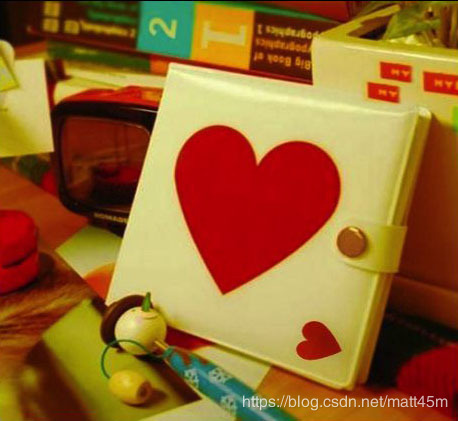
//> input picture IO_image/1.jpeg, 458 x 421 px
$ ./main ../IO_image/1.jpeg   (built with g++ and OpenCV 4)
//> lines starting //> are read from the running program, lines starting //| are printed output that depends on the picture
/**
 * @file main.cpp
 * @author ssm
 * @brief code uses Sobel or Scharr functions for edge detection
 * @version 0.1
 * @date 2021-01-04
 *
 * @copyright Copyright (c) 2021
 *
 */

#include <opencv2/imgproc/imgproc.hpp>
#include <opencv2/imgcodecs/imgcodecs.hpp>
#include <opencv2/highgui/highgui.hpp>
#include <iostream>

using namespace std;
using namespace cv;

int main(int argc, char **argv)
{
    cv::CommandLineParser parser(argc, argv,
                                 "{@input    |lena.jpg|input image}"
                                 "{ksize     k|1|ksize (hit 'K' to increase its value at run time)}"
                                 "{scale     s|1|scale (hit 'S' to increase its value at run time)}"
                                 "{delta     d|0|delta (hit 'D' to increase its value at run time)}"
                                 "{help      h|false|show help message}");

    cout << "The sample uses Sobel or Scharr OpenCV functions for edge detection" << endl;
    parser.printMessage();
    cout << "\nPress 'ESC' to exit program.\nPress 'R' to reset values(ksize will be -1 equal to Scharr function )";

    Mat image, src, src_gray;
    Mat grad;
    const String windowname = "Sobel Demo - Edge Detector";
    int ksize = parser.get<int>("ksize");
    int scale = parser.get<int>("scale");
    int delta = parser.get<int>("delta");
    int ddepth = CV_16S;

    String imageName = parser.get<String>("@input");
    image = imread(imageName, IMREAD_COLOR);
//> image is the input picture: 421 rows x 458 cols, CV_8UC3; mean B, G, R 45.8, 101.7, 151
    if (image.empty())
    {
        cout << "Error openning image " << imageName << endl;
        return EXIT_FAILURE;
    }

    while (true)
    {
        //remove noise by blurring with a Gaussian filter
        GaussianBlur(image, src, Size(3, 3), 0, 0, BORDER_DEFAULT);

        //convert to gray
        cvtColor(src, src_gray, COLOR_BGR2GRAY);
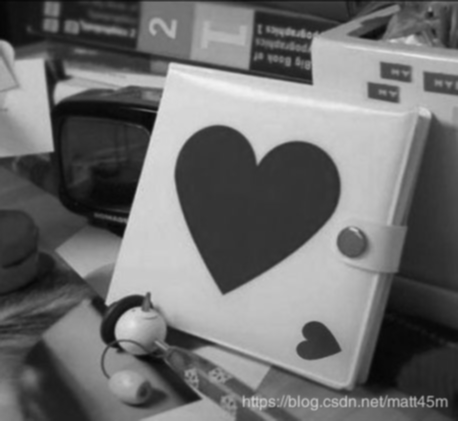
//> src_gray: 421 rows x 458 cols, CV_8UC1; min 5, max 242, mean 110.2

        //Sobel
        Mat grad_x, grad_y;
        Mat abs_grad_x, abs_grad_y;

        //Gradient X
        Sobel(src_gray, grad_x, ddepth,
              1, 0, ksize, scale, delta, BORDER_DEFAULT);
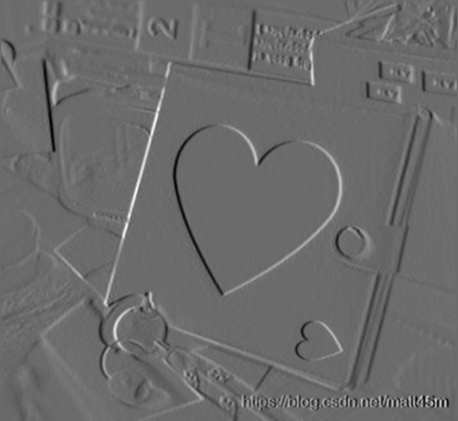
//> grad_x: 421 rows x 458 cols, CV_16SC1; min -105, max 143, mean -0.1; drawn with min black and max white

        //Gradient Y
        Sobel(src_gray, grad_y, ddepth,
              0, 1, ksize, scale, delta, BORDER_DEFAULT);
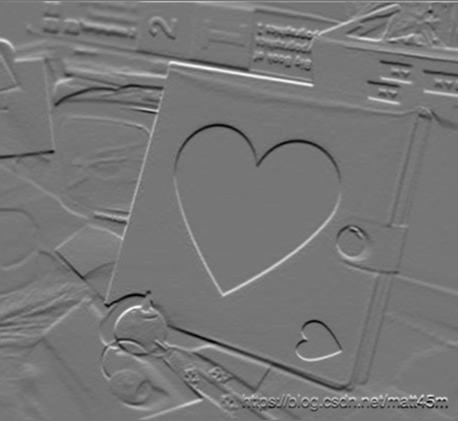
//> grad_y: 421 rows x 458 cols, CV_16SC1; min -103, max 118, mean 0.3; drawn with min black and max white

        //convert back to CV_8U
        convertScaleAbs(grad_x, abs_grad_x);
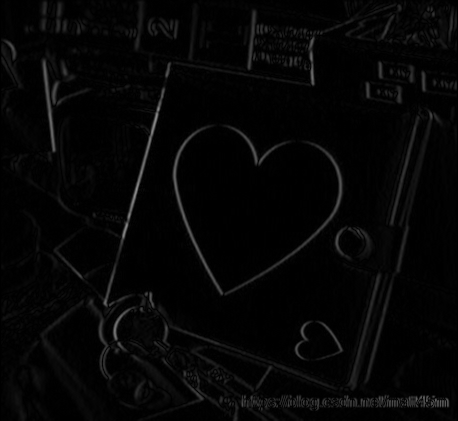
//> abs_grad_x: 421 rows x 458 cols, CV_8UC1; min 0, max 143, mean 5.4
        convertScaleAbs(grad_y, abs_grad_y);
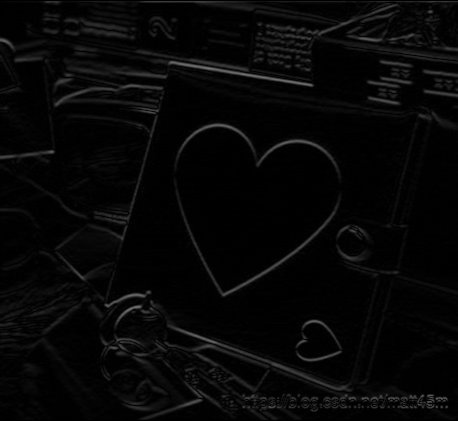
//> abs_grad_y: 421 rows x 458 cols, CV_8UC1; min 0, max 118, mean 6.6

        //total gradient
        addWeighted(abs_grad_x, 0.5,
                    abs_grad_y, 0.5,
                    0, grad);

        imshow(windowname, grad);

        char key = (char)waitKey(0);
//> the Esc key is pressed

        if (key == 27)
            return EXIT_SUCCESS;
//> (the program exits here)
